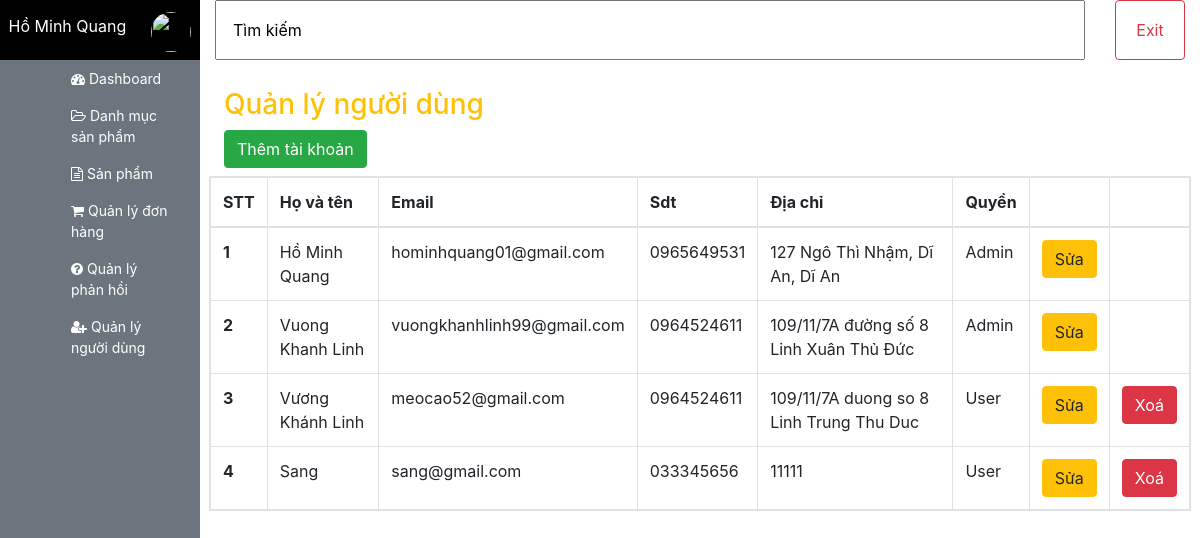
Page /admin/user/index.php (signed in) on the committed database.
### tables this page shows
CREATE TABLE `user` (
  `id` int(11) NOT NULL,
  `fullname` varchar(50) DEFAULT NULL,
  `email` varchar(150) DEFAULT NULL,
  `phone_number` varchar(20) DEFAULT NULL,
  `address` varchar(200) DEFAULT NULL,
  `password` varchar(32) DEFAULT NULL,
  `role_id` int(11) DEFAULT NULL,
  `created_at` datetime DEFAULT NULL,
  `updated_at` datetime DEFAULT NULL,
  `deleted` int(11) DEFAULT NULL,
  `thumbnail` varchar(100) DEFAULT NULL
);

CREATE TABLE `role` (
  `id` int(11) NOT NULL,
  `name` varchar(20) NOT NULL
);

### Database/dbhelper.php (called while the page is built, shortened)
<?php
function executeResult($sql, $isSingle = false)
{
    $data = null;
    $conn = mysqli_connect(HOST, USERNAME, PASSWORD, DATABASE);
    mysqli_set_charset($conn, 'utf8');
    $resultset = mysqli_query($conn, $sql);
    if ($isSingle) {
        $data = mysqli_fetch_array($resultset, 1);
    } else {
        while (($row = mysqli_fetch_array($resultset, 1)) != null) {
            $data[] = $row;
        }
    }
    return $data;
}

### utils/utility.php (called while the page is built, shortened)
<?php
    function getUserToken(){
        if(isset($_SESSION['user'])){
            return $_SESSION['user'];
        }
        return null;
    }
?>

### admin/user/index.php (the view, shortened to what this page needs)
<?php
    require_once('../layouts/header.php');
    $sql = "Select user.*,role.name as role_name from user left join role on user.role_id = role.id where user.deleted=0";
    $data = executeResult($sql);
?>
<div class="row" style="margin-top:20px;">
    <div class="col-md-12">
        <h3 class="text-warning mt-2">Quản lý người dùng</h3>
        <a href="editor.php"><button class="btn btn-success mb-2">Thêm tài khoản</button></a>
    </div>
    <table class="table table-bordered table-hover table-responsive">
        <thead>
            <tr>
                <th>STT</th>
                <th>Họ và tên</th>
                <th>Email</th>
                <th>Sdt</th>
                <th>Địa chỉ</th>
                <th>Quyền</th>
                <th style="width: 50px;"></th>
                <th style="width: 50px;"></th>
            </tr>
        </thead>
        <tbody>
            <?php
            $index = 0 ;
            foreach($data as $item) {
                echo '<tr>
                            <th>'.(++$index).'</th>
                            <td>'.$item['fullname'].'</td>
                            <td>'.$item['email'].'</td>
                            <td>'.$item['phone_number'].'</td>
                            <td>'.$item['address'].'</td>
                            <td>'.$item['role_name'].'</td>
                            <td style="width: 50px">
                                <a href="editor.php?id='.$item['id'].'"><button class="btn btn-warning">Sửa</button></a>
                            </td>
                            <td style="width: 50px">';
                if($user['id'] != $item['id'] && $item['role_id'] != 1) {
                    echo '<button onclick="deleteUser('.$item['id'].')" class="btn btn-danger">Xoá</button>';
                }
                echo '
                            </td>
                        </tr>';
            }
            ?>
        </tbody>
    </table>
</div>
<?php
    require_once('../layouts/footer.php')
?>

### rows in the picture
user: fullname "Hồ Minh Quang", email "hominhquang01@gmail.com", phone_number "0965649531", address "127 Ngô Thì Nhậm, Dĩ An, Dĩ An", role.name "Admin"
user: fullname "Vuong Khanh Linh", email "vuongkhanhlinh99@gmail.com", phone_number "0964524611", address "109/11/7A đường số 8 Linh Xuân Thủ Đức", role.name "Admin"
user: fullname "Vương Khánh Linh", email "meocao52@gmail.com", phone_number "0964524611", address "109/11/7A duong so 8 Linh Trung Thu Duc", role.name "User"
user: fullname "Sang", email "sang@gmail.com", phone_number "033345656", address "11111", role.name "User"

### other values in the picture
$user['fullname'] "Hồ Minh Quang"
